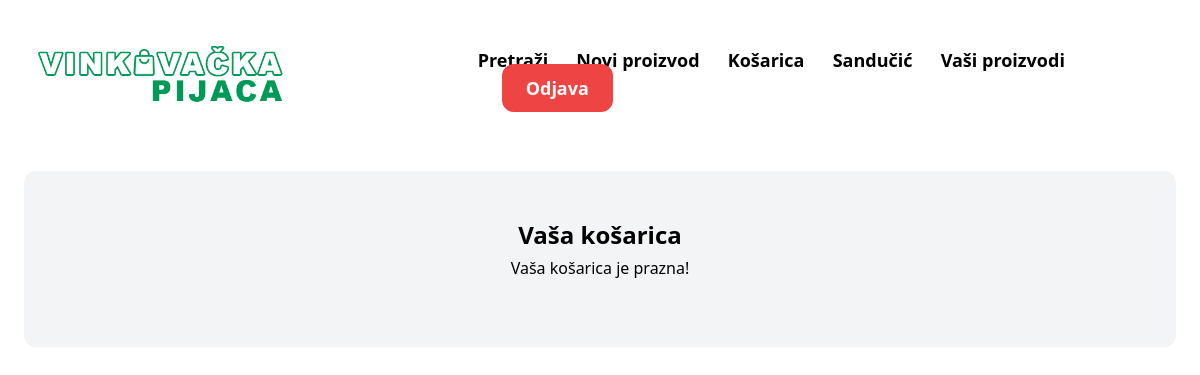
The page /wishlist/index/ (signed in) on the database as committed earlier.
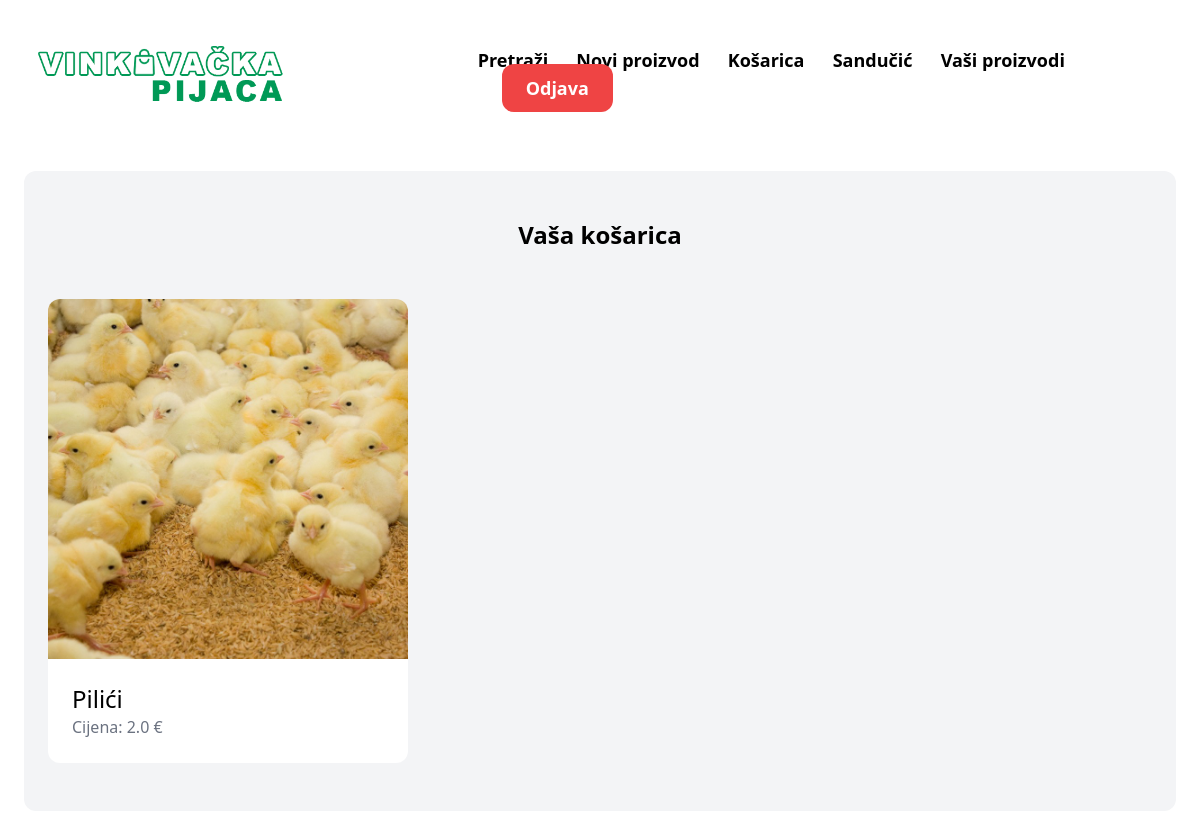
The same page on the database as committed later.
### item/models.py (models this page shows, shortened)
class Item(models.Model):
    kategorija = models.ForeignKey(Category, related_name='items', on_delete=models.CASCADE)
    naziv = models.CharField(max_length=255)
    opis = models.TextField(blank=True, null=True)
    cijena = models.FloatField()
    slika = models.ImageField(upload_to='item_images', blank=True, null=True)
    created_at = models.DateTimeField(auto_now_add=True)
    created_by = models.ForeignKey(User, related_name='items', on_delete=models.CASCADE)

### wishlist/views.py (the view)
# urls.py: path('', views.index, name='index')
@login_required
def index(request):
    likes = Like.objects.filter(user=request.user)
    liked_posts = []
    for like in likes:
        liked_posts.append(like.item)
    context = {
       'liked_posts': liked_posts
    }
    return render(request, 'wishlist/index.html', context)

### wishlist/templates/wishlist/index.html (shortened to what this page needs)
{% extends 'home/base.html' %}
{% block content %}
    <div class="mt-6 px-6 py-12 bg-gray-100 rounded-xl">
        <h2 class="mb-12 text-2xl text-center"><strong>Vaša košarica</strong></h2>
        <div class="grid grid-cols-3 gap-3">
            {% if liked_posts %}
                {% for item in liked_posts %}
                    <div class="hover:scale-105 ease-in-out duration-300">
                        <a href="{% url 'item:detail' item.id %}">
                            <div>
                                <img src="{{ item.slika.url }}" class="rounded-t-xl">
                            </div>
                            <div class="p-6 bg-white rounded-b-xl">
                                <h2 class="text-2xl">{{ item.naziv }}</h2>
                                <p class="text-gray-500">Cijena: {{ item.cijena }} €</p>
                            </div>
                        </a>
                    </div>
                {% empty %}
                    <h1 style="position: absolute; top: 33.5%; left: 50%; transform: translate(-50%, -50%); text-align: center;">Vaša košarica je <a href="{% url 'item:items' %}" class="hover:text-green-700">prazna!</a></h1>
                {% endfor %}
            {% else %}
                <h1 style="position: absolute; top: 33.5%; left: 50%; transform: translate(-50%, -50%); text-align: center;">Vaša košarica je <a href="{% url 'item:items' %}" class="hover:text-green-700">prazna!</a></h1>
            {% endif %}
        </div>
    </div>
{% endblock %}

Rows that differ between the two databases and show on the page:
added Item: slika (picture), naziv "Pilići", cijena "2.0"
Other text that changed with them:
text no longer shown: "Vaša košarica je prazna!"
